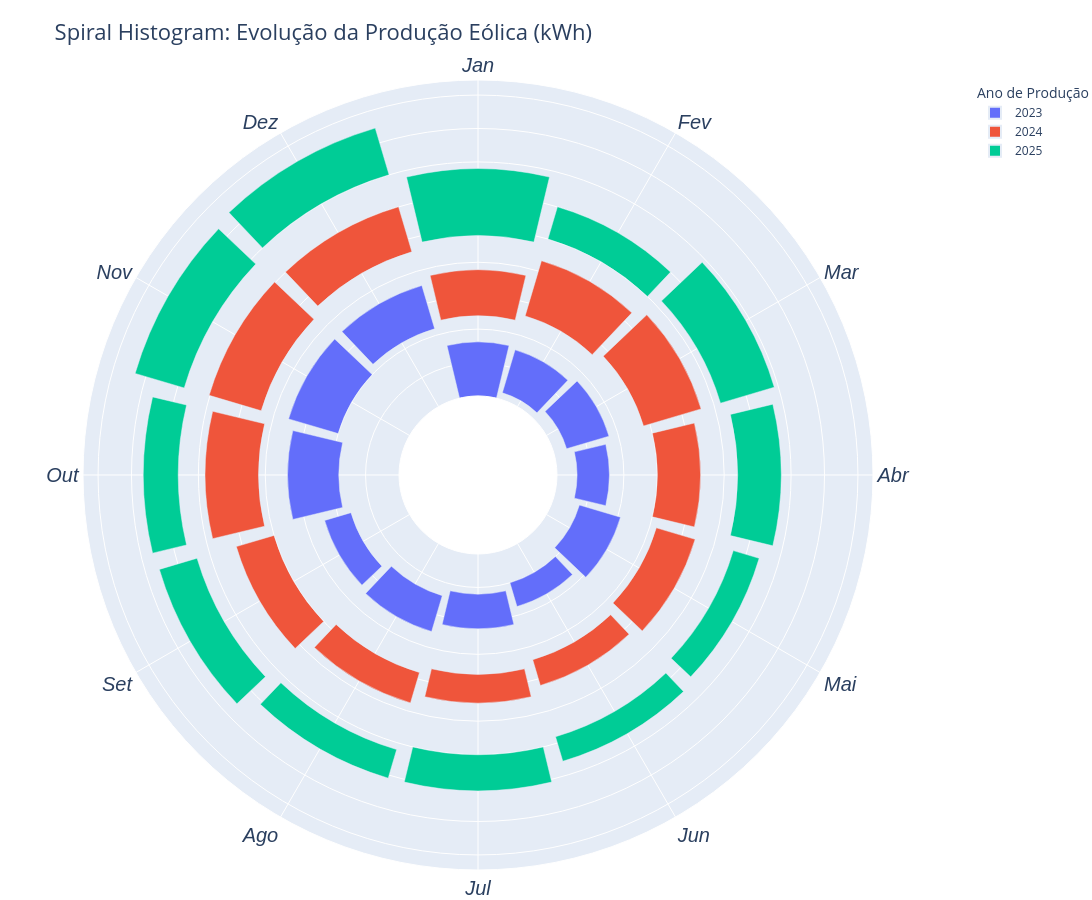

Notebook source saved alongside this figure:
### Code cell
create_spiral_histogram('Eólica (kWh)')

### Figure 1 — Plotly figure (JSON) as saved in the notebook; plotly's stock layout.template omitted (floating-point values rounded to 4 significant figures)
{"data": [{"base": [0, 2, 4, 6, 8, 10, 12, 14, 16, 18, 20, 22], "customdata": [1406000000.0, 1167000000.0, 1150000000.0, 840800000.0, 1116000000.0, 645100000.0, 901700000.0, 974200000.0, 714800000.0, 1332000000.0, 1345000000.0, 1173000000.0], "hovertemplate": "<b>Produção:</b> %{customdata:.2e} kWh<extra></extra>", "name": "2023", "r": [16.17, 13.42, 13.23, 9.669, 12.83, 7.419, 10.37, 11.2, 8.221, 15.32, 15.47, 13.49], "theta": [30.0, 60.0, 90.0, 120.0, 150.0, 180.0, 210.0, 240.0, 270.0, 300.0, 330.0, 360.0], "thetaunit": "degrees", "type": "barpolar"}, {"base": [24, 26, 28, 30, 32, 34, 36, 38, 40, 42, 44, 46], "customdata": [1197000000.0, 1497000000.0, 1563000000.0, 1125000000.0, 1053000000.0, 698600000.0, 746100000.0, 823100000.0, 1022000000.0, 1390000000.0, 1412000000.0, 1220000000.0], "hovertemplate": "<b>Produção:</b> %{customdata:.2e} kWh<extra></extra>", "name": "2024", "r": [13.77, 17.22, 17.97, 12.93, 12.1, 8.035, 8.581, 9.467, 11.76, 15.99, 16.24, 14.03], "theta": [30.0, 60.0, 90.0, 120.0, 150.0, 180.0, 210.0, 240.0, 270.0, 300.0, 330.0, 360.0], "thetaunit": "degrees", "type": "barpolar"}, {"base": [48, 50, 52, 54, 56, 58, 60, 62, 64, 66, 68, 70], "customdata": [1739000000.0, 871600000.0, 1460000000.0, 1135000000.0, 701800000.0, 666300000.0, 940300000.0, 776700000.0, 1023000000.0, 909100000.0, 1333000000.0, 1268000000.0], "hovertemplate": "<b>Produção:</b> %{customdata:.2e} kWh<extra></extra>", "name": "2025", "r": [20.0, 10.02, 16.8, 13.05, 8.071, 7.663, 10.81, 8.933, 11.76, 10.46, 15.33, 14.58], "theta": [30.0, 60.0, 90.0, 120.0, 150.0, 180.0, 210.0, 240.0, 270.0, 300.0, 330.0, 360.0], "thetaunit": "degrees", "type": "barpolar"}], "layout": {"font": {"size": 16}, "height": 900, "legend": {"font": {"size": 12}, "itemsizing": "constant", "title": {"text": "Ano de Produção"}}, "margin": {"b": 30, "l": 0, "r": 10, "t": 80}, "polar": {"angularaxis": {"direction": "clockwise", "rotation": 120, "tickfont": {"family": "Arial", "size": 20, "style": "italic"}, "ticktext": ["Jan", "Fev", "Mar", "Abr", "Mai", "Jun", "Jul", "Ago", "Set", "Out", "Nov", "Dez"], "tickvals": [30, 60, 90, 120, 150, 180, 210, 240, 270, 300, 330, 360]}, "hole": 0.2, "radialaxis": {"range": [0, 94.5], "showline": false, "showticklabels": false, "ticks": ""}}, "showlegend": true, "title": {"text": "Spiral Histogram: Evolução da Produção Eólica (kWh)"}, "width": 1100}}
